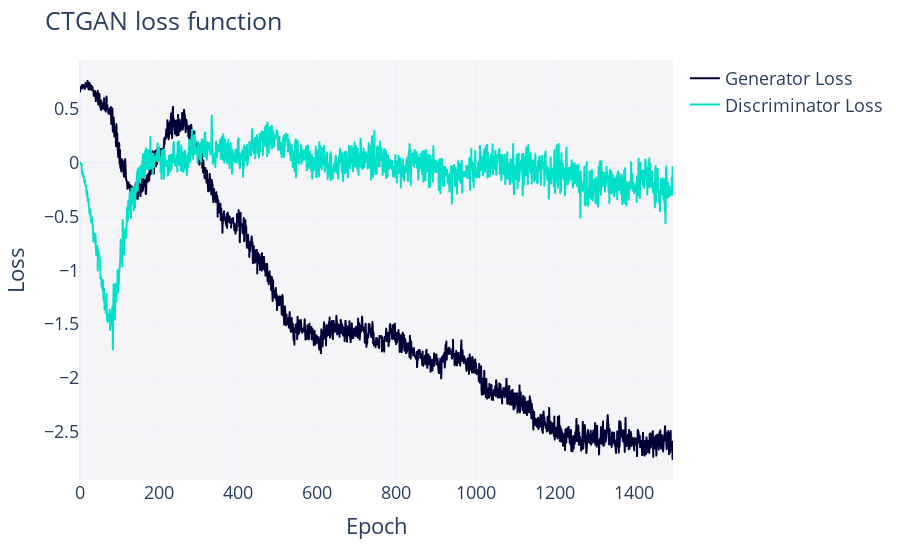

The notebook cell this image was saved under:
### Code cell
fifty_fifty_gan.get_loss_values_plot()

### Figure 1 — Plotly figure (JSON) as saved in the notebook; plotly's stock layout.template omitted (floating-point values rounded to 4 significant figures; data arrays with more than 128 entries replaced by an {"elided": "..."} marker saying what was removed)
{"data": [{"hovertemplate": "variable=Generator Loss<br>Epoch=%{x}<br>value=%{y}<extra></extra>", "legendgroup": "Generator Loss", "line": {"color": "#000036", "dash": "solid"}, "marker": {"symbol": "circle"}, "mode": "lines", "name": "Generator Loss", "showlegend": true, "type": "scattergl", "x": {"elided": "1500 int values"}, "xaxis": "x", "y": {"elided": "1500 float values"}, "yaxis": "y"}, {"hovertemplate": "variable=Discriminator Loss<br>Epoch=%{x}<br>value=%{y}<extra></extra>", "legendgroup": "Discriminator Loss", "line": {"color": "#01E0C9", "dash": "solid"}, "marker": {"symbol": "circle"}, "mode": "lines", "name": "Discriminator Loss", "showlegend": true, "type": "scattergl", "x": {"elided": "1500 int values"}, "xaxis": "x", "y": {"elided": "1500 float values"}, "yaxis": "y"}], "layout": {"font": {"size": 18}, "legend": {"orientation": "v", "title": {"text": ""}, "tracegroupgap": 0}, "margin": {"t": 60}, "plot_bgcolor": "#F5F5F8", "title": {"text": "CTGAN loss function"}, "xaxis": {"anchor": "y", "domain": [0, 1], "title": {"text": "Epoch"}}, "yaxis": {"anchor": "x", "domain": [0, 1], "title": {"text": "Loss"}}}}
